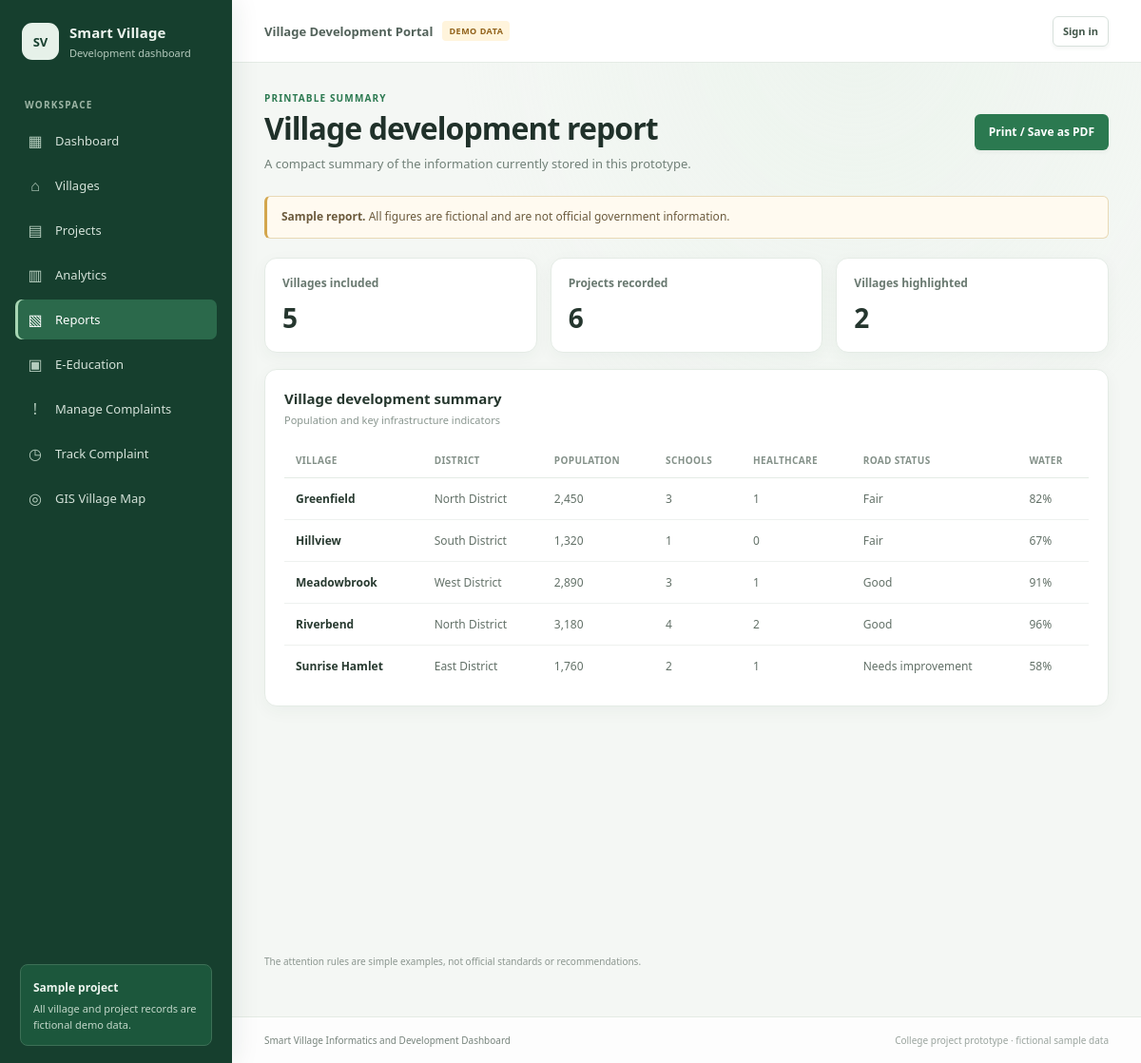
Page /reports on the committed database.
### tables this page shows
CREATE TABLE villages (
            id INTEGER PRIMARY KEY AUTOINCREMENT,
            name TEXT NOT NULL UNIQUE,
            district TEXT NOT NULL,
            population INTEGER NOT NULL CHECK (population >= 0),
            schools INTEGER NOT NULL CHECK (schools >= 0),
            healthcare_centers INTEGER NOT NULL CHECK (healthcare_centers >= 0),
            road_status TEXT NOT NULL,
            water_availability INTEGER NOT NULL CHECK (water_availability BETWEEN 0 AND 100),
            agriculture TEXT NOT NULL
        , latitude REAL CHECK (latitude IS NULL OR latitude BETWEEN -90 AND 90), longitude REAL CHECK (longitude IS NULL OR longitude BETWEEN -180 AND 180), coordinates_verified INTEGER NOT NULL DEFAULT 0 CHECK (coordinates_verified IN (0, 1)));

### app.py (the view)
@app.route("/reports")
def reports():
    db = get_db()
    villages = db.execute("SELECT * FROM villages ORDER BY name").fetchall()
    project_total = db.execute("SELECT COUNT(*) FROM projects").fetchone()[0]
    attention_villages = [
        village for village in villages
        if village["water_availability"] < 70 or village["road_status"] == "Needs improvement"
    ]
    return render_template(
        "reports.html",
        villages=villages,
        project_total=project_total,
        attention_villages=attention_villages,
    )

### app.py (called while the page is built, shortened)
def get_db():
    if "db" not in g:
        g.db = sqlite3.connect(app.config["DATABASE"])
        g.db.row_factory = sqlite3.Row
        g.db.execute("PRAGMA foreign_keys = ON")
    return g.db

@app.before_request
def protect_post_requests():
    user_id = session.get("user_id")
    g.current_user = None
    session.setdefault("_csrf_token", secrets.token_urlsafe(32))
    if request.method in ("POST", "PUT", "PATCH", "DELETE"):
        submitted_token = request.form.get("_csrf_token", "") or request.headers.get(
            "X-CSRF-Token", ""
        )
        if not compare_digest(session["_csrf_token"], submitted_token):
            abort(400, description="The form security token is missing or invalid. Please reload and try again.")

@app.context_processor
def inject_template_helpers():
    return {
        "csrf_token": lambda: session.get("_csrf_token", ""),
        "current_user": getattr(g, "current_user", None),
    }

### templates/reports.html (shortened to what this page needs)
{% extends "base.html" %}
{% block content %}
<div class="page-heading no-print"><div><p class="eyebrow">PRINTABLE SUMMARY</p><h1>Village development report</h1><p class="muted">A compact summary of the information currently stored in this prototype.</p></div><button class="button button-primary" type="button" data-print>Print / Save as PDF</button></div>
<div class="notice no-print"><strong>Sample report.</strong> All figures are fictional and are not official government information.</div>
<section class="report-summary">
  <article class="stat-card"><span class="stat-label">Villages included</span><strong>{{ villages|length }}</strong></article>
  <article class="stat-card"><span class="stat-label">Projects recorded</span><strong>{{ project_total }}</strong></article>
  <article class="stat-card"><span class="stat-label">Villages highlighted</span><strong>{{ attention_villages|length }}</strong></article>
</section>
<section class="panel"><div class="panel-heading"><div><h2>Village development summary</h2><p>Population and key infrastructure indicators</p></div></div><div class="table-scroll"><table><thead><tr><th>Village</th><th>District</th><th>Population</th><th>Schools</th><th>Healthcare</th><th>Road status</th><th>Water</th></tr></thead><tbody>{% for village in villages %}<tr><td class="cell-strong">{{ village.name }}</td><td>{{ village.district }}</td><td>{{ "{:,}".format(village.population) }}</td><td>{{ village.schools }}</td><td>{{ village.healthcare_centers }}</td><td>{{ village.road_status }}</td><td>{{ village.water_availability }}%</td></tr>{% endfor %}</tbody></table></div></section>
<p class="small-note">The attention rules are simple examples, not official standards or recommendations.</p>
{% endblock %}

### static/css/style.css (style rules this page uses)
:root { --green-900: #174b35; --green-800: #206344; --green-700: #28764f; --green-100: #e9f3ec; --ink: #20312a; --muted: #718078; --line: #e5ebe7; --surface: #fff; --background: #f5f7f5; --red: #b84238; font-family: "Segoe UI", Arial, sans-serif; color: var(--ink); background: var(--background); font-synthesis: none; }
* { box-sizing: border-box; }
body { margin: 0; min-width: 320px; background: var(--background); font-size: 14px; }
button, input, select { font: inherit; }
button, a, input, select { -webkit-tap-highlight-color: transparent; }
.page-heading { display: flex; align-items: center; justify-content: space-between; gap: 20px; margin-bottom: 22px; }
.page-heading h1, .login-intro h1 { margin: 3px 0 7px; font-size: clamp(25px, 3vw, 32px); letter-spacing: -.75px; }
.eyebrow { margin: 0; color: var(--green-700); font-size: 10px; font-weight: 800; letter-spacing: 1.15px; }
.muted { color: var(--muted); }
.page-heading .muted { margin: 0; font-size: 13px; }
.notice { margin-bottom: 20px; padding: 12px 15px; border: 1px solid #e8d9b6; border-left: 3px solid #d3a64d; border-radius: 6px; background: #fffaf0; color: #6c5b3d; font-size: 12px; line-height: 1.55; }
.stat-card { position: relative; display: flex; min-height: 140px; flex-direction: column; align-items: flex-start; padding: 17px 18px; border: 1px solid var(--line); border-radius: 9px; background: var(--surface); box-shadow: 0 2px 7px rgba(23,75,53,.025); }
.stat-card > strong { margin-top: auto; color: #25362e; font-size: 28px; line-height: 1.2; }
.stat-label { color: #697970; font-size: 12px; font-weight: 600; }
.panel { margin-bottom: 18px; padding: 20px; border: 1px solid var(--line); border-radius: 9px; background: var(--surface); box-shadow: 0 2px 7px rgba(23,75,53,.025); }
.panel h2 { margin: 0; color: #26372e; font-size: 15px; }
.panel-heading { display: flex; align-items: flex-start; justify-content: space-between; gap: 12px; margin-bottom: 17px; }
.panel-heading p { margin: 5px 0 0; color: #89968f; font-size: 11px; }
.table-scroll { width: 100%; overflow-x: auto; }
table { width: 100%; border-collapse: collapse; text-align: left; white-space: nowrap; }
th { padding: 11px 12px; border-bottom: 1px solid var(--line); color: #849189; font-size: 10px; font-weight: 700; letter-spacing: .35px; text-transform: uppercase; }
td { padding: 13px 12px; border-bottom: 1px solid #eef1ef; color: #637168; font-size: 12px; }
tbody tr:last-child td { border-bottom: 0; }
.cell-strong { color: #283a30; font-weight: 650; }
.button { display: inline-flex; min-height: 38px; align-items: center; justify-content: center; gap: 6px; padding: 0 14px; border: 1px solid transparent; border-radius: 6px; cursor: pointer; font-size: 12px; font-weight: 650; transition: background .15s ease, border .15s ease; }
.button-primary { background: var(--green-700); color: #fff; }
.small-note { color: #8b968f; font-size: 10px; line-height: 1.55; }
.report-summary { display: grid; grid-template-columns: repeat(3, 1fr); gap: 14px; margin-bottom: 17px; }
.report-summary .stat-card { min-height: 100px; }
.report-summary .stat-card > strong { margin-top: 12px; }
:root { --green-900: #163f2e; --green-800: #205c3e; --green-700: #2b7950; --green-100: #eaf4ec; --ink: #20312a; --muted: #718078; --line: #e4ebe5; --surface: #fff; --background: #f4f7f4; scroll-behavior: smooth; }
body { background: radial-gradient(ellipse at 75% 0%, rgba(221, 238, 224, .32), transparent 33%), var(--background); }
.page-heading { margin-bottom: 25px; }
.page-heading h1, .login-intro h1 { font-weight: 720; letter-spacing: -.9px; }
.stat-card, .detail-card, .panel { border-radius: 13px; box-shadow: 0 5px 18px rgba(27, 66, 43, .045); }
.stat-card { overflow: hidden; transition: transform .22s ease, box-shadow .22s ease, border-color .22s ease; }
.panel { transition: box-shadow .2s ease, border-color .2s ease; }
.button { position: relative; overflow: hidden; box-shadow: 0 2px 4px rgba(28, 74, 46, .06); transition: background .2s ease, border-color .2s ease, color .2s ease, transform .15s ease, box-shadow .2s ease; }
.table-scroll { border-radius: 8px; }
tbody tr { transition: background .16s ease; }
.is-visible { animation: fade-up .5s ease both; animation-delay: var(--reveal-delay, 0ms); }
.stat-card-enter { animation: fade-up .48s ease both; animation-delay: var(--card-delay, 0ms); }

### rows in the picture
villages: name "Greenfield", district "North District", population "2,450", schools "3", healthcare_centers "1", road_status "Fair", water_availability "82"
villages: name "Hillview", district "South District", population "1,320", schools "1", healthcare_centers "0", road_status "Fair", water_availability "67"
villages: name "Meadowbrook", district "West District", population "2,890", schools "3", healthcare_centers "1", road_status "Good", water_availability "91"
villages: name "Riverbend", district "North District", population "3,180", schools "4", healthcare_centers "2", road_status "Good", water_availability "96"
villages: name "Sunrise Hamlet", district "East District", population "1,760", schools "2", healthcare_centers "1", road_status "Needs improvement", water_availability "58"

### other values in the picture
{{ villages|length }} "5"
{{ project_total }} "6"
{{ attention_villages|length }} "2"
